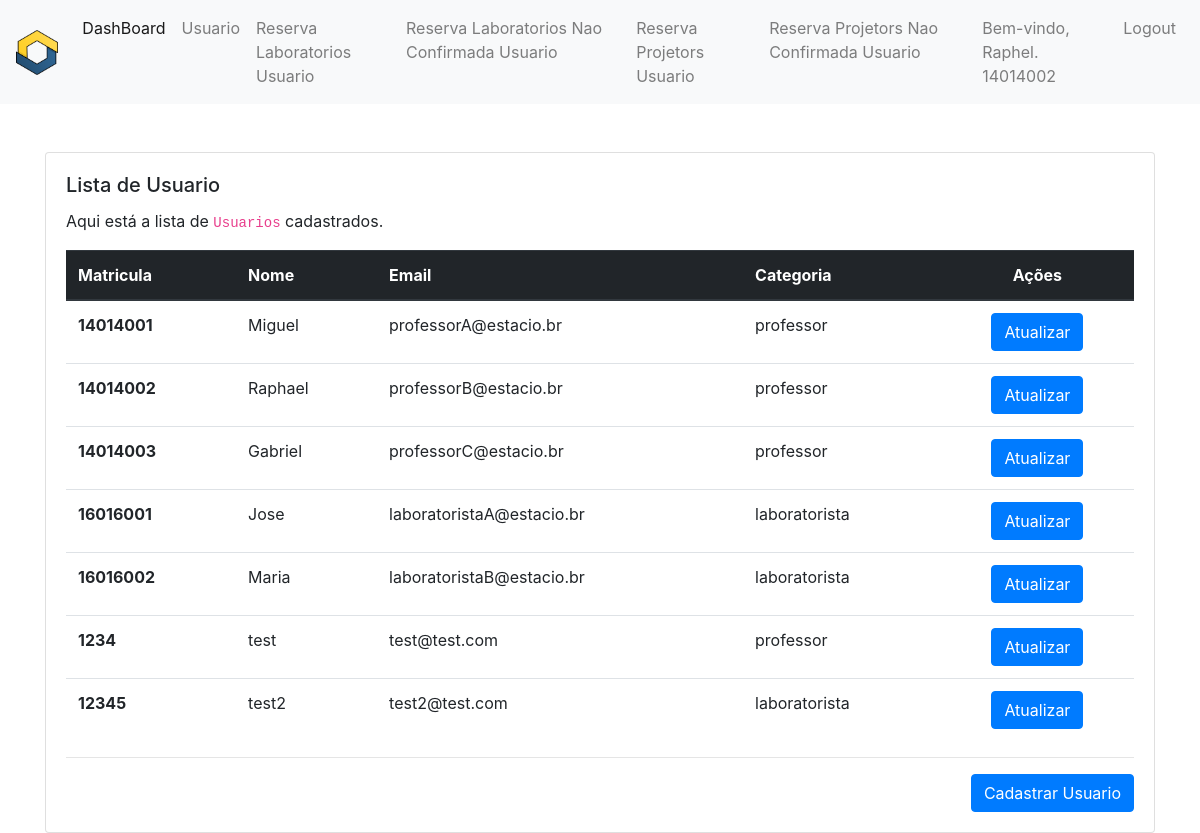
The app's page /usuarios/ (signed in) with its own data.
### authweb/models.py (models this page shows, shortened)
class Usuario(User):
    matricula = models.CharField(
    max_length=14,
    null=False,
    blank=False
    )
    nome = models.CharField(
    max_length=14,
    null=False,
    blank=False,
    default=""
    )
    CATEGORIA = ( ('professor', 'professor'),
                    ('laboratorista', 'laboratorista'),
                    )
    categoria = models.CharField(
                                     choices=CATEGORIA,
                                     default='professor', null=False,
    blank=False, max_length=255)
    timezone = models.CharField(max_length=50, default='America/Recife')
    objetos = UserManager()
    """
    class Meta:
        abstract =True
        """

### website/views.py (the view)
# urls.py: path('usuarios/', UsuarioListView.as_view(), name="lista_usuarios"),
class UsuarioListView(PermissionRequiredMixin,LoginRequiredMixin,ListView):
    permission_required = "authweb.view_usuario"
    template_name = "website/usuario/lista.html"
    model = Usuario
    login_url = 'website:login'
    redirect_field_name = 'redirect_to'
    def get_context_data(self, **kwargs):
        context = super(UsuarioListView, self).get_context_data(**kwargs)
        context['usuarios'] = Usuario.objetos.filter(is_superuser=False)
        return context

### website/templates/website/usuario/lista.html (shortened to what this page needs)
{% extends "website/_layouts/base.html" %}
{% block conteudo %}
<div class="container mt-5">
  <div class="row">
    <div class="col-lg-12 col-md-12 col-sm-12 col-xs-12">
      <div class="card">
        <div class="card-body">
          <h5 class="card-title">Lista de Usuario</h5>
          {% if usuarios|length > 0 %}
            <p class="card-text">
              Aqui está a lista de <code>Usuarios</code> cadastrados.
            </p>
            <table class="table">
              <thead class="thead-dark">
              <tr>
                <th scope="col">Matricula</th>
				<th scope="col">Nome</th>
                <th scope="col">Email</th>
				<th scope="col">Categoria</th>
				<th scope="col" class="text-center">Ações</th>
              </tr>
              </thead>
              <tbody>
              {% for usuario in usuarios %}
                <tr>
                  <th scope="row">{{ usuario.matricula }}</th>
                  <td>{{ usuario.nome }}</td>
				  <td>{{ usuario.email }}</td>
 				  <td>{{ usuario.categoria }}</td>
                  <td class="text-center">
					{% if perms.authweb.change_usuario %}
                    <a href="{% url 'website:atualiza_usuarios' pk=usuario.matricula %}"
                       class="btn btn-primary">
                      Atualizar
                    </a>
					{% endif %}
                  </td>
                </tr>
              {% endfor %}
              </tbody>
            </table>
        {% else %}
          <div class="text-center mt-5 mb-5 jumbotron">
            <h5>Nenhum <code>Usuario</code> cadastrado ainda.</h5>
          </div>
        {% endif %}
          <hr />
          <div class="text-right">
            <a href="{% url 'website:cadastra_usuario' %}" class="btn btn-primary">
              Cadastrar Usuario
            </a>
          </div>
        </div>
      </div>
    </div>
  </div>
</div>
{% endblock %}

### website/templates/website/_layouts/base.html (shortened to what this page needs)
<!DOCTYPE html>
<html>
	{% load static %}
    <head>
        <link rel="stylesheet" type="text/css" href="{% static 'website/css/bootstrap.min.css' %}">
        <link rel="stylesheet" type="text/css" href="{% static 'website/css/master.css' %}">
		<link rel="stylesheet" type="text/css" href="{% static 'website/css/jquery.datetimepicker.min.css' %}" >
    </head>
    <body>
        <nav class="navbar navbar-expand-lg navbar-light bg-light">
            <a class="navbar-brand" href="{% url 'website:index' %}">
              <img src="{% static 'website/img/favicon.png' %}" height="45px">
            </a>
            <div class="collapse navbar-collapse" id="navbarSupportedContent">
                <ul class="navbar-nav mr-auto">
					{% if user.is_authenticated %}
					<li class="nav-item active">
                        <a class="nav-link" href="{% url 'website:dashboard' %}">DashBoard</a>
                    </li>
					{% if user.is_staff %}
					<li class="nav-item">
                        <a class="nav-link" href="{% url 'website:lista_usuarios' %}">Usuario</a>
                    </li>
					<li class="nav-item">
                        <a class="nav-link" href="{% url 'website:lista_reserva_laboratorios' %}">Reserva Laboratorios</a>
                    </li>
					<li class="nav-item">
                        <a class="nav-link" href="{% url 'website:lista_reserva_projetors' %}">Reserva Projetors</a>
                    </li>
					<li class="nav-item">
                        <a class="nav-link" href="{% url 'website:lista_laboratorios' %}">Laboratorio</a>
                    </li>
					<li class="nav-item">
                        <a class="nav-link" href="{% url 'website:lista_projetors' %}">Projetor</a>
                    </li>
					<li class="nav-item">
                        <a class="nav-link" href="{% url 'website:lista_tipo_laboratorios' %}">Tipo Laboratorio</a>
                    </li>
					<li class="nav-item">
                        <a class="nav-link" href="{% url 'website:lista_situacaos' %}">Situacao</a>
                    </li>
					{% else %}
					<li class="nav-item">
                        <a class="nav-link" href="{% url 'website:lista_usuario' %}">Usuario</a>
                    </li>
					<li class="nav-item">
                        <a class="nav-link" href="{% url 'website:lista_reserva_laboratorios_usuario' %}">Reserva Laboratorios Usuario</a>
                    </li>
					<li class="nav-item">
						<a class="nav-link" href="{% url 'website:lista_reserva_laboratorios_nao_confirmada_usuario' %}">Reserva Laboratorios Nao Confirmada Usuario</a>
					</li>
					<li class="nav-item">
                        <a class="nav-link" href="{% url 'website:lista_reserva_projetors_usuario' %}">Reserva Projetors Usuario</a>
                    </li>
					<li class="nav-item">
						<a class="nav-link" href="{% url 'website:lista_reserva_projetors_nao_confirmada_usuario' %}">Reserva Projetors Nao Confirmada Usuario</a>
					</li>
					{% endif %}
					{% else %}
					<li class="nav-item active">
                        <a class="nav-link" href="{% url 'website:index' %}">Página Inicial</a>
                    </li>
					{% endif %}
                </ul>
                <ul class="navbar-nav float-right">
				{% if user.is_authenticated %}
						<li class="nav-item">
                        	<a class="nav-link">Bem-vindo, {{ user.first_name }}. {{ user.username }}</a>
                    	</li>
						<li class="nav-item">
                        	<a class="nav-link" href="{% url 'website:logout' %}">Logout</a>
                    	</li>
					{% else %}
					<li class="nav-item">
                        	<a class="nav-link">Bem-vindo Visitante, faca login.</a>
                    </li>
					{% endif %}
                </ul>
            </div>
        </nav>
        {% block conteudo %}{% endblock %}
    </body>
</html>

### records on screen
Usuario: matricula "14014001", nome "Miguel", email "professorA@estacio.br", categoria "professor"
Usuario: matricula "14014002", nome "Raphael", email "professorB@estacio.br", categoria "professor"
Usuario: matricula "14014003", nome "Gabriel", email "professorC@estacio.br", categoria "professor"
Usuario: matricula "16016001", nome "Jose", email "laboratoristaA@estacio.br", categoria "laboratorista"
Usuario: matricula "16016002", nome "Maria", email "laboratoristaB@estacio.br", categoria "laboratorista"
Usuario: matricula "1234", nome "test", email "test@test.com", categoria "professor"
Usuario: matricula "12345", nome "test2", email "test2@test.com", categoria "laboratorista"

### other values on screen
{{ user.first_name }} "Raphel"
{{ user.username }} "14014002"
